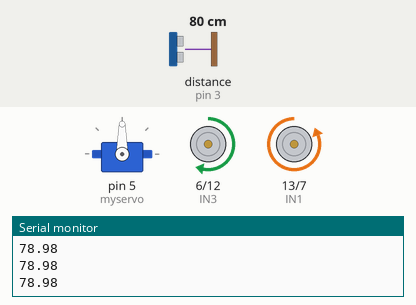
The sketch below on a simulated Arduino Uno, built with avr-gcc and run on an emulated ATmega328P. Shown: servo, motor-driver pin pairs drawn as motors (green arrow = first pin HIGH = forward, orange = second pin HIGH = backward, longer = more drive), the last lines printed to the serial monitor. Wiring (inferred from the names in the program): ultrasonic range finder: trigger pin 4; echo pin 3. Inputs (shaded band) come from the test bench; at power-on: distance to the obstacle (sensor on pin 3) 80 cm. The echo pulse lasts 58.3 µs per cm.

Above: at 1.8 s.
1.9 s: distance to the obstacle (sensor on pin 3) set to 2 cm
At 4.0 s:
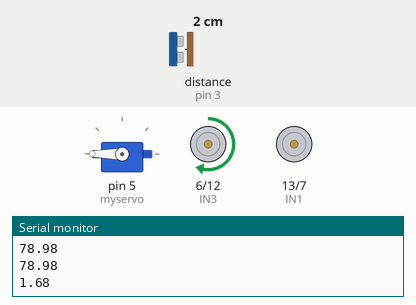
5.1 s: distance to the obstacle (sensor on pin 3) set to 14 cm
8.3 s: distance to the obstacle (sensor on pin 3) set to 17 cm
At 9.4 s:
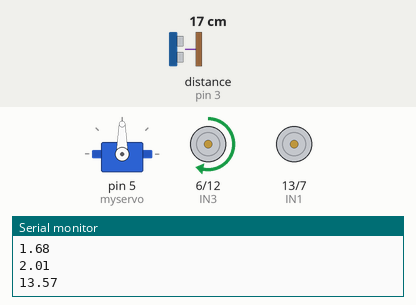
11.0 s: distance to the obstacle (sensor on pin 3) set to 12 cm
At 13.0 s:
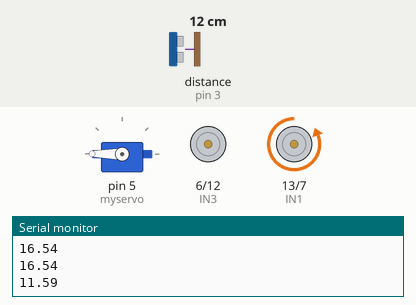
14.2 s: distance to the obstacle (sensor on pin 3) set to 4 cm
Timing chart, 0 to 18.4 s (numbered marks = the images above; inputs shaded):
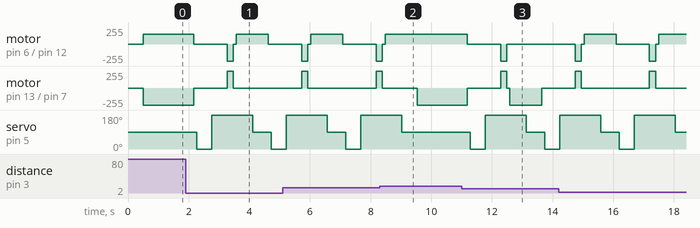

Measured:
- the behaviour switches between 15 and 16 cm on distance to the obstacle (sensor on pin 3) (found by bisection; images 1 and 2)
- after the input at 1.9 s, motor on pin 6 (IN3) / pin 12 (IN4): forward 150/255 → stopped after 0.27 s, → backward 255/255 1.1 s later, → stopped 0.20 s later, → forward 150/255 0.10 s later, … (5 changes in this stretch); motor on pin 13 (IN1) / pin 7 (IN2): backward 255/255 → stopped after 0.27 s, → forward 255/255 1.1 s later, → stopped 0.20 s later
- after the input at 8.3 s, motor on pin 6 (IN3) / pin 12 (IN4): goes on until 8.5 s, then stays forward 150/255; servo on pin 5 (myservo): goes on until 9.0 s, then stays 90°
- after the input at 11.0 s, motor on pin 6 (IN3) / pin 12 (IN4): forward 150/255 → stopped after 0.19 s, → backward 255/255 1.1 s later, → stopped 0.20 s later; motor on pin 13 (IN1) / pin 7 (IN2): backward 255/255 → stopped after 0.19 s, → forward 255/255 1.1 s later, → stopped 0.20 s later, → backward 255/255 0.10 s later, … (5 changes in this stretch)

The sketch:

obstacle_avoidance.ino
```cpp
#include <Servo.h>
Servo myservo;
#define IN1 13
#define IN2 7
#define IN3 6
#define IN4 12
#define echo 3
#define trig 4
float distance;
float duration;
float leftdistance,rightdistance;
float tempdistance;
void setup()
{
  pinMode(IN1,OUTPUT);
  pinMode(IN2,OUTPUT);
  pinMode(IN3,OUTPUT);
  pinMode(IN4,OUTPUT);
  pinMode(trig,OUTPUT);
  pinMode(echo,INPUT);
  myservo.attach(5);
  Serial.begin(9600);
}

void loop()
{
  myservo.write(90);
  delay(500);
  distance = measure();
  Serial.println(distance);
  if (distance>15.0)
  {
    forward();
  }
  else if (distance<=15.0)
  {
    stopnow();
    delay(100);
    myservo.write(0);
    delay(500);
    rightdistance = measure();
    myservo.write(180);
    delay(500);
    leftdistance = measure();

    backward();
    delay(200);
    stopnow();
    delay(100);
    if(leftdistance>rightdistance)
    {
      turnleft();
      delay(500);
    }
    else
    {
      turnright();
      delay(500);
    }
  }
  delay(50);
}

float measure()
{
  tempdistance=0;
  digitalWrite(trig,LOW);
  delayMicroseconds(2);
  digitalWrite(trig,HIGH);
  delayMicroseconds(10);
  digitalWrite(trig,LOW);
  duration=pulseIn(echo,HIGH);
  tempdistance = duration*0.034/2;
  return tempdistance;
}

void forward()
{
  digitalWrite(IN1, LOW);
  analogWrite(IN2, 150);
  analogWrite(IN3, 150);
  digitalWrite(IN4, LOW);
}

void turnleft() {
  digitalWrite(IN1, LOW);
  analogWrite(IN2, 150);
  analogWrite(IN3, 0);
  digitalWrite(IN4, LOW);
}

void turnright() {
  digitalWrite(IN1, LOW);
  analogWrite(IN2, 0);
  analogWrite(IN3, 150);
  digitalWrite(IN4, LOW);
}
;
void stopnow() {
  digitalWrite(IN1, LOW);
  analogWrite(IN2, 0);
  analogWrite(IN3, 0);
  digitalWrite(IN4, LOW);
}
void backward(){
  digitalWrite(IN1, HIGH);
  analogWrite(IN2, 0);
  analogWrite(IN3, 0);
  digitalWrite(IN4, HIGH);
}
```
